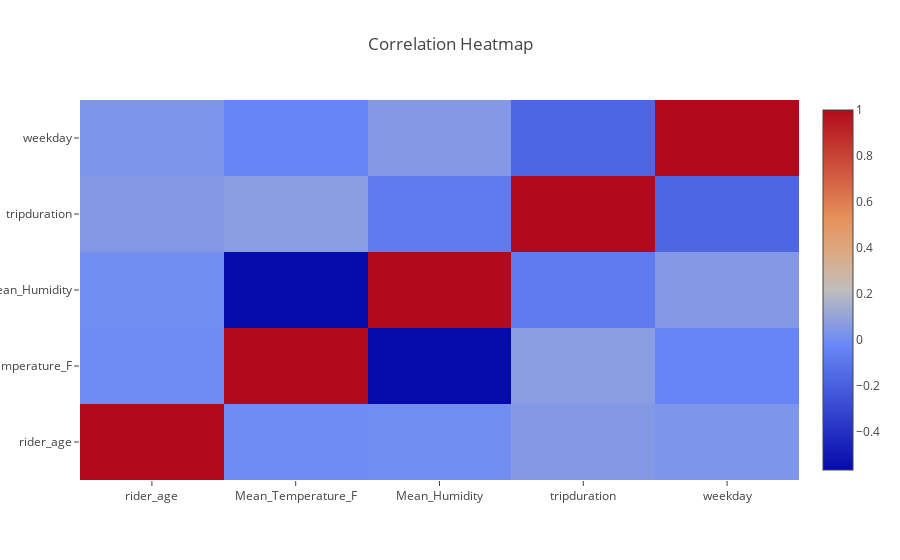

The code cell stored with this chart in its notebook:
### Code cell
corr = trip[['rider_age', 'Mean_Temperature_F', 'Mean_Humidity', 
             'tripduration', 'weekday']].corr()

trace = go.Heatmap(z=corr.values.tolist(), 
                   x=corr.index.tolist(),
                   y=corr.columns.tolist())

layout = go.Layout(
                  title='Correlation Heatmap',
    )

data = [trace]

fig = go.Figure(data=data, layout=layout)

iplot(fig)

### Figure 1 — Plotly figure (JSON) as saved in the notebook; plotly's stock layout.template omitted (floating-point values rounded to 4 significant figures)
{"data": [{"type": "heatmap", "x": ["rider_age", "Mean_Temperature_F", "Mean_Humidity", "tripduration", "weekday"], "y": ["rider_age", "Mean_Temperature_F", "Mean_Humidity", "tripduration", "weekday"], "z": [[1, -0.002698, 0.002874, 0.05606, 0.03555], [-0.002698, 1, -0.5645, 0.0715, -0.03421], [0.002874, -0.5645, 1, -0.07665, 0.05557], [0.05606, 0.0715, -0.07665, 1, -0.1679], [0.03555, -0.03421, 0.05557, -0.1679, 1]]}], "layout": {"title": "Correlation Heatmap"}}
